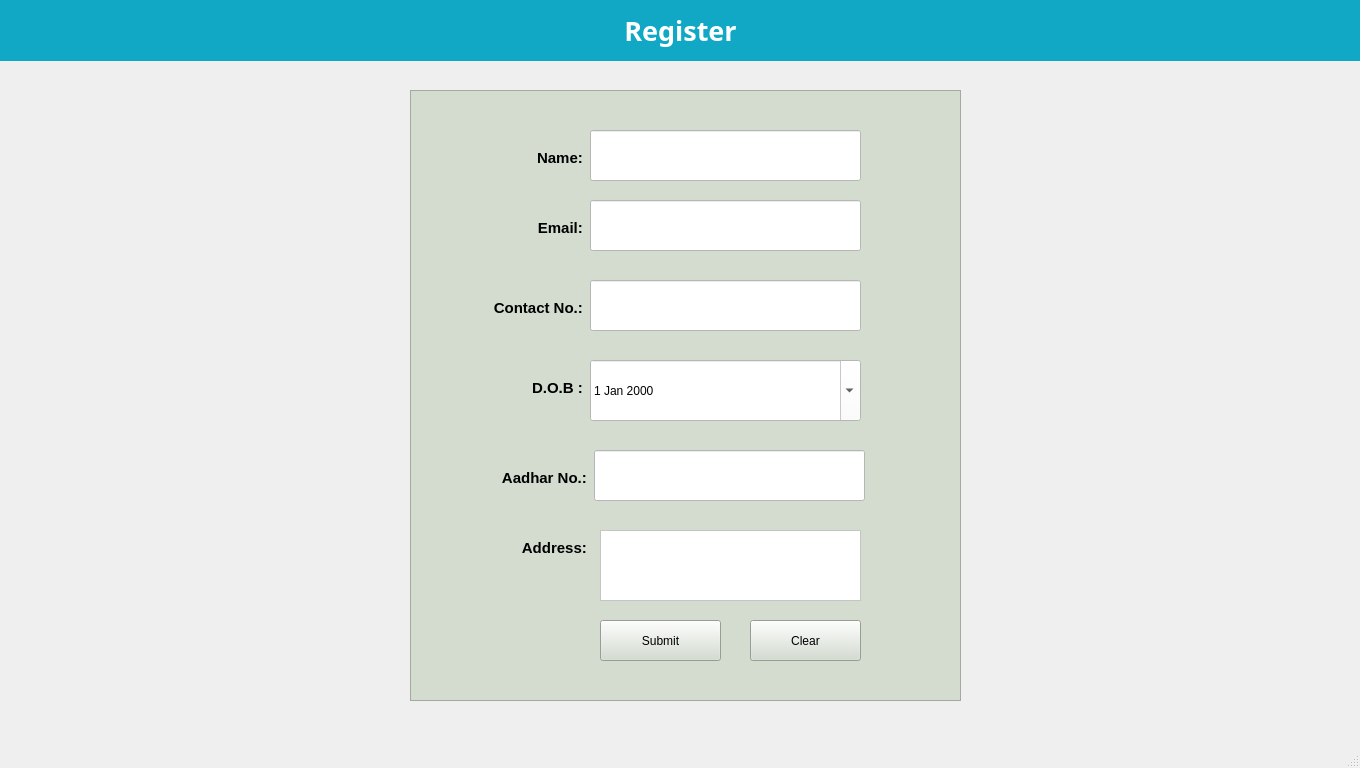
<?xml version="1.0" encoding="UTF-8"?>
<ui version="4.0">
 <class>MainWindow</class>
 <widget class="QMainWindow" name="MainWindow">
  <property name="geometry">
   <rect>
    <x>0</x>
    <y>0</y>
    <width>1360</width>
    <height>768</height>
   </rect>
  </property>
  <property name="windowTitle">
   <string>MainWindow</string>
  </property>
  <widget class="QWidget" name="centralwidget">
   <widget class="QLabel" name="label">
    <property name="geometry">
     <rect>
      <x>0</x>
      <y>0</y>
      <width>1361</width>
      <height>61</height>
     </rect>
    </property>
    <property name="font">
     <font>
      <family>Monaco</family>
      <pointsize>20</pointsize>
      <weight>75</weight>
      <bold>true</bold>
     </font>
    </property>
    <property name="styleSheet">
     <string notr="true">background-color: rgb(17, 168, 198);
color: rgb(255, 255, 255);</string>
    </property>
    <property name="text">
     <string>Register</string>
    </property>
    <property name="alignment">
     <set>Qt::AlignCenter</set>
    </property>
   </widget>
   <widget class="QFrame" name="frame">
    <property name="geometry">
     <rect>
      <x>410</x>
      <y>90</y>
      <width>551</width>
      <height>611</height>
     </rect>
    </property>
    <property name="styleSheet">
     <string notr="true">background-color: rgb(211, 220, 207);</string>
    </property>
    <property name="frameShape">
     <enum>QFrame::StyledPanel</enum>
    </property>
    <property name="frameShadow">
     <enum>QFrame::Raised</enum>
    </property>
    <widget class="QLabel" name="label_2">
     <property name="geometry">
      <rect>
       <x>86</x>
       <y>52</y>
       <width>91</width>
       <height>31</height>
      </rect>
     </property>
     <property name="font">
      <font>
       <pointsize>11</pointsize>
       <weight>75</weight>
       <bold>true</bold>
      </font>
     </property>
     <property name="text">
      <string>Name: </string>
     </property>
     <property name="alignment">
      <set>Qt::AlignRight|Qt::AlignTrailing|Qt::AlignVCenter</set>
     </property>
    </widget>
    <widget class="QLineEdit" name="lineEdit">
     <property name="geometry">
      <rect>
       <x>180</x>
       <y>40</y>
       <width>271</width>
       <height>51</height>
      </rect>
     </property>
     <property name="styleSheet">
      <string notr="true">background-color: rgb(255, 255, 255);
color: rgb(3, 3, 3);</string>
     </property>
    </widget>
    <widget class="QLineEdit" name="lineEdit_2">
     <property name="geometry">
      <rect>
       <x>180</x>
       <y>110</y>
       <width>271</width>
       <height>51</height>
      </rect>
     </property>
     <property name="styleSheet">
      <string notr="true">background-color: rgb(255, 255, 255);
color: rgb(3, 3, 3);</string>
     </property>
     <property name="text">
      <string/>
     </property>
    </widget>
    <widget class="QLabel" name="label_3">
     <property name="geometry">
      <rect>
       <x>86</x>
       <y>122</y>
       <width>91</width>
       <height>31</height>
      </rect>
     </property>
     <property name="font">
      <font>
       <pointsize>11</pointsize>
       <weight>75</weight>
       <bold>true</bold>
      </font>
     </property>
     <property name="text">
      <string>Email: </string>
     </property>
     <property name="alignment">
      <set>Qt::AlignRight|Qt::AlignTrailing|Qt::AlignVCenter</set>
     </property>
    </widget>
    <widget class="QLineEdit" name="lineEdit_3">
     <property name="geometry">
      <rect>
       <x>180</x>
       <y>190</y>
       <width>271</width>
       <height>51</height>
      </rect>
     </property>
     <property name="styleSheet">
      <string notr="true">background-color: rgb(255, 255, 255);
color: rgb(3, 3, 3);</string>
     </property>
     <property name="text">
      <string/>
     </property>
    </widget>
    <widget class="QLabel" name="label_4">
     <property name="geometry">
      <rect>
       <x>76</x>
       <y>202</y>
       <width>101</width>
       <height>31</height>
      </rect>
     </property>
     <property name="font">
      <font>
       <pointsize>11</pointsize>
       <weight>75</weight>
       <bold>true</bold>
      </font>
     </property>
     <property name="text">
      <string>Contact No.: </string>
     </property>
     <property name="alignment">
      <set>Qt::AlignRight|Qt::AlignTrailing|Qt::AlignVCenter</set>
     </property>
    </widget>
    <widget class="QLabel" name="label_5">
     <property name="geometry">
      <rect>
       <x>76</x>
       <y>282</y>
       <width>101</width>
       <height>31</height>
      </rect>
     </property>
     <property name="font">
      <font>
       <pointsize>11</pointsize>
       <weight>75</weight>
       <bold>true</bold>
      </font>
     </property>
     <property name="text">
      <string>D.O.B : </string>
     </property>
     <property name="alignment">
      <set>Qt::AlignRight|Qt::AlignTrailing|Qt::AlignVCenter</set>
     </property>
    </widget>
    <widget class="QDateEdit" name="dateEdit">
     <property name="geometry">
      <rect>
       <x>180</x>
       <y>270</y>
       <width>271</width>
       <height>61</height>
      </rect>
     </property>
     <property name="styleSheet">
      <string notr="true">background-color: rgb(255, 255, 255);
color: rgb(3, 3, 3);</string>
     </property>
     <property name="calendarPopup">
      <bool>true</bool>
     </property>
    </widget>
    <widget class="QLineEdit" name="lineEdit_4">
     <property name="geometry">
      <rect>
       <x>184</x>
       <y>360</y>
       <width>271</width>
       <height>51</height>
      </rect>
     </property>
     <property name="styleSheet">
      <string notr="true">background-color: rgb(255, 255, 255);
color: rgb(3, 3, 3);</string>
     </property>
     <property name="text">
      <string/>
     </property>
    </widget>
    <widget class="QLabel" name="label_6">
     <property name="geometry">
      <rect>
       <x>80</x>
       <y>372</y>
       <width>101</width>
       <height>31</height>
      </rect>
     </property>
     <property name="font">
      <font>
       <pointsize>11</pointsize>
       <weight>75</weight>
       <bold>true</bold>
      </font>
     </property>
     <property name="text">
      <string>Aadhar No.: </string>
     </property>
     <property name="alignment">
      <set>Qt::AlignRight|Qt::AlignTrailing|Qt::AlignVCenter</set>
     </property>
    </widget>
    <widget class="QLabel" name="label_12">
     <property name="geometry">
      <rect>
       <x>80</x>
       <y>442</y>
       <width>101</width>
       <height>31</height>
      </rect>
     </property>
     <property name="font">
      <font>
       <pointsize>11</pointsize>
       <weight>75</weight>
       <bold>true</bold>
      </font>
     </property>
     <property name="text">
      <string>Address: </string>
     </property>
     <property name="alignment">
      <set>Qt::AlignRight|Qt::AlignTrailing|Qt::AlignVCenter</set>
     </property>
    </widget>
    <widget class="QPlainTextEdit" name="plainTextEdit">
     <property name="geometry">
      <rect>
       <x>190</x>
       <y>440</y>
       <width>261</width>
       <height>71</height>
      </rect>
     </property>
     <property name="styleSheet">
      <string notr="true">background-color: rgb(255, 255, 255);
color: rgb(3, 3, 3);</string>
     </property>
    </widget>
    <widget class="QPushButton" name="pushButton">
     <property name="geometry">
      <rect>
       <x>190</x>
       <y>530</y>
       <width>121</width>
       <height>41</height>
      </rect>
     </property>
     <property name="text">
      <string>Submit</string>
     </property>
    </widget>
    <widget class="QPushButton" name="pushButton_2">
     <property name="geometry">
      <rect>
       <x>340</x>
       <y>530</y>
       <width>111</width>
       <height>41</height>
      </rect>
     </property>
     <property name="text">
      <string>Clear</string>
     </property>
    </widget>
   </widget>
  </widget>
  <widget class="QMenuBar" name="menubar">
   <property name="geometry">
    <rect>
     <x>0</x>
     <y>0</y>
     <width>1360</width>
     <height>21</height>
    </rect>
   </property>
  </widget>
  <widget class="QStatusBar" name="statusbar"/>
 </widget>
 <resources/>
 <connections/>
</ui>
